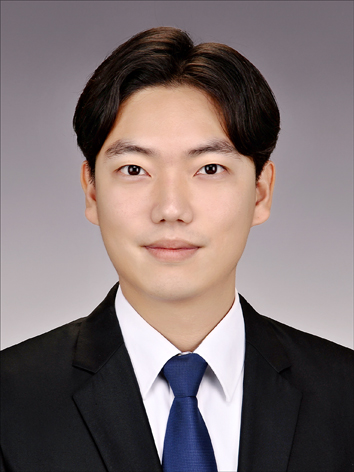
#> input picture practice/week-03/face.jpg, 354 x 472 px
$ jupyter execute --allow-errors face.ipynb   (text cells are left out)
#> lines starting #> are read from the running program, lines starting #| are printed output that depends on the picture; after the words box and inside, x2 and y2 are one past the last pixel; in counts of white or black regions, pixels touching at a corner belong together
[cell 1]
import matplotlib.pyplot as plt
import cv2

# 캐스케이드 파일 지정해서 검출기 생성하기 --- (*1)
cascade_file = "haarcascade_frontalface_alt.xml"
cascade = cv2.CascadeClassifier(cascade_file)

# 이미지를 읽어 들이고 그레이스케일로 변환하기 --- (*2)
img = cv2.imread("face.jpg")
#> img is the input picture: shape (472, 354, 3); mean B, G, R 113.6, 113.4, 126.9
img_gray = cv2.cvtColor(img, cv2.COLOR_BGR2GRAY)
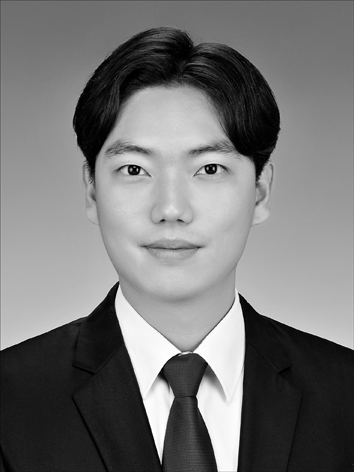
#> img_gray: shape (472, 354); min 0, max 255, mean 117.5

# 얼굴 인식하기 --- (*3)
face_list = cascade.detectMultiScale(img_gray, minSize=(150,150))
#> face_list = [[72, 94, 199, 199]]

# 결과 확인하기 --- (*4)
if len(face_list) == 0:
    print("얼굴 인식 실패")
    quit()

    # 인식한 부분 표시하기 --- (*5)
for (x,y,w,h) in face_list:
    print("얼굴의 좌표 =", x, y, w, h)
    red = (0, 0, 255)
    cv2.rectangle(img, (x, y), (x+w, y+h), red, thickness=20)
#> this loop made 1 pass
#> (x, y, w, h, red) on pass 1: (72, 94, 199, 199, (0, 0, 255))
#| 얼굴의 좌표 = 72 94 199 199
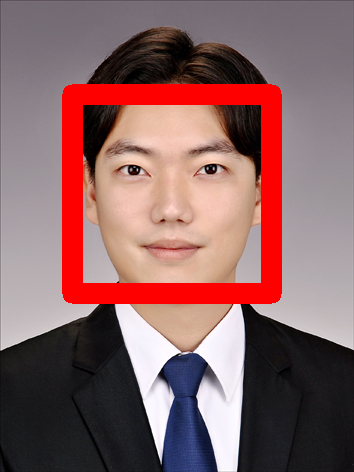
#> img: shape (472, 354, 3); 9.93% of pixels changed, all inside (x1, y1, x2, y2) = (62, 84, 282, 304)

# 이미지 출력하기
plt.imshow(cv2.cvtColor(img, cv2.COLOR_BGR2RGB))
plt.show()

[cell 2]
def mosaic(img, rect, size):
    # 모자이크 적용할 부분 추출하기
    (x1, y1, x2, y2) = rect
    w = x2 - x1
    h = y2 - y1
    i_rect = img[y1:y2, x1:x2]
    # 축소하고 확대하기
    i_small = cv2.resize(i_rect, ( size, size))
    i_mos = cv2.resize(i_small, (w, h), interpolation=cv2.INTER_AREA)
    # 모자이크 적용하기
    img2 = img.copy()
    img2[y1:y2, x1:x2] = i_mos
    return img2

[cell 3]
import matplotlib.pyplot as plt
import cv2


# 캐스케이드 파일 지정해서 검출기 생성하기 --- (*1)
cascade_file = "haarcascade_frontalface_alt.xml"
cascade = cv2.CascadeClassifier(cascade_file)

# 이미지를 읽어 들이고 그레이스케일로 변환하기 --- (*2)
img = cv2.imread("face.jpg")
img_gray = cv2.cvtColor(img, cv2.COLOR_BGR2GRAY)

# 얼굴 검출하기 --- (*3)
face_list = cascade.detectMultiScale(img_gray, minSize=(150,150))
if len(face_list) == 0: quit()

# 인식한 부분에 모자이크 처리하기 --- (*4)
for (x,y,w,h) in face_list:
    img = mosaic(img, (x, y, x+w, y+h), 10)
#> this loop made 1 pass
#> (x, y, x1 in mosaic, y1 in mosaic, x2 in mosaic, y2 in mosaic) on pass 1: (72, 94, 72, 94, 271, 293)
#> pass 1, in mosaic, `i_rect = img[y1:y2, x1:x2]`:
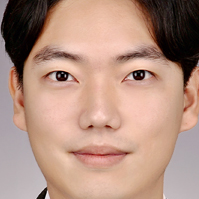
#> i_rect: shape (199, 199, 3); mean B, G, R 129.7, 144.9, 179.1
#> pass 1, in mosaic, `i_mos = cv2.resize(i_small, (w, h), interpolation=cv2.INTER_AREA)`:
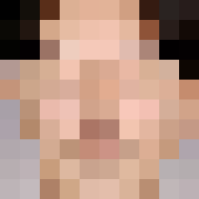
#> i_mos: shape (199, 199, 3); mean of channels 0, 1, 2 129.9, 145.9, 179.9; drawn as B, G, R
#> pass 1, `img = mosaic(img, (x, y, x+w, y+h), 10)`:
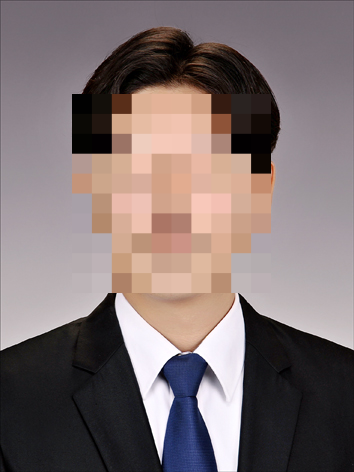
#> img: shape (472, 354, 3); mean B, G, R 113.6, 113.7, 127.1

# 이미지 출력하기
plt.imshow(cv2.cvtColor(img, cv2.COLOR_BGR2RGB))
plt.show()

[cell 4]
import numpy as np
import cv2

#현재 디바이스의 카메라를 호출하는 함수
cap = cv2.VideoCapture(0)

while(True):
    #카메라에서 반복적으로 현재 프레임 확보
    ret, frame = cap.read()
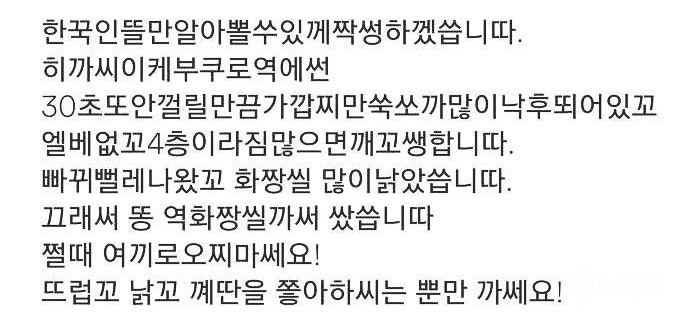
#> input picture practice/week-10/data/korean.jpg, 700 x 324 px, given in place of the camera
#> frame is the input picture: shape (324, 700, 3); min 0, max 255, mean 229.8
#     frame = cv2.cvtColor(frame, cv2.COLOR_BGR2RGB)
    cv2.imshow('frame',frame)
    if cv2.waitKey(1) & 0xFF == ord('q'):
#> (key q is pressed here)
        break
cap.release()
cv2.destroyAllWindows()

[cell 5]
def face_recognize(frame):
    # 캐스케이드 파일 지정해서 검출기 생성하기 --- (*1)
    cascade_file = "haarcascade_frontalface_alt.xml"
    cascade = cv2.CascadeClassifier(cascade_file)

    # 이미지를 읽어 들이고 그레이스케일로 변환하기 --- (*2)
    img = frame
    img_gray = cv2.cvtColor(img, cv2.COLOR_BGR2GRAY)
#> img_gray: shape (324, 700)

    # 얼굴 인식하기 --- (*3)
    face_list = cascade.detectMultiScale(img_gray, minSize=(150,150))
#> face_list = ()
    # 결과 확인하기 --- (*4)
    if len(face_list) == 0:
        print("얼굴 인식 실패")
        quit()
    # 인식한 부분 표시하기 --- (*5)
    for (x,y,w,h) in face_list:
        print("얼굴의 좌표 =", x, y, w, h)
        red = (0, 0, 255)
        cv2.rectangle(img, (x, y), (x+w, y+h), red, thickness=20)

    return img

[cell 6]
import numpy as np
import cv2

cap = cv2.VideoCapture(0)

#> (the rest of this cell did not finish here and is left out)

[cell 7]
def face_mosaic(frame):
    # 캐스케이드 파일 지정해서 검출기 생성하기 --- (*1)
    cascade_file = "haarcascade_frontalface_alt.xml"
    cascade = cv2.CascadeClassifier(cascade_file)

    # 이미지를 읽어 들이고 그레이스케일로 변환하기 --- (*2)
    img = frame
    img_gray = cv2.cvtColor(img, cv2.COLOR_BGR2GRAY)

    # 얼굴 검출하기 --- (*3)
    face_list = cascade.detectMultiScale(img_gray, minSize=(150,150))
#> face_list = ()
    if len(face_list) == 0: quit()

    # 인식한 부분에 모자이크 처리하기 --- (*4)
    for (x,y,w,h) in face_list:
        img = mosaic(img, (x, y, x+w, y+h), 10)


    return img
